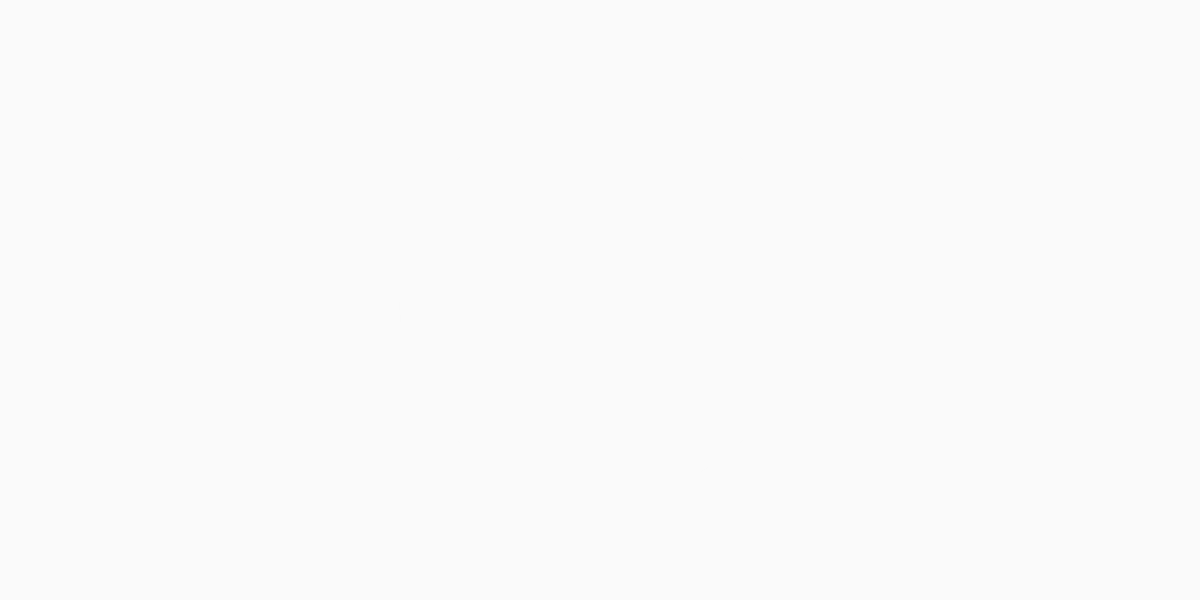
Frame 1 (no input)
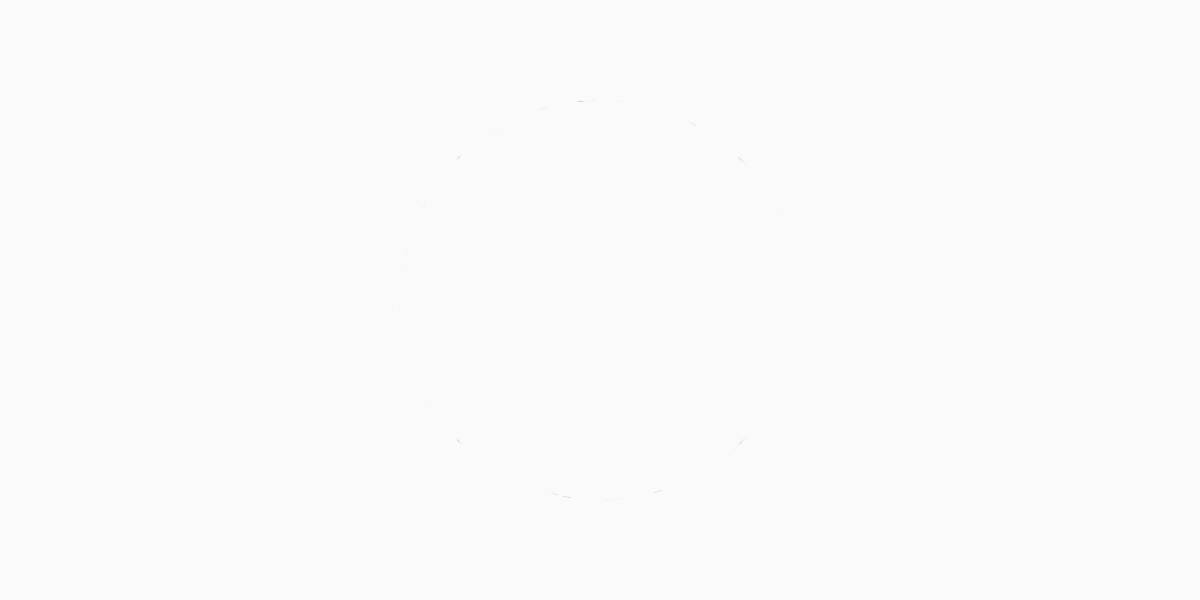
Frame 60 (the mouse pressed at the canvas centre just before this capture)
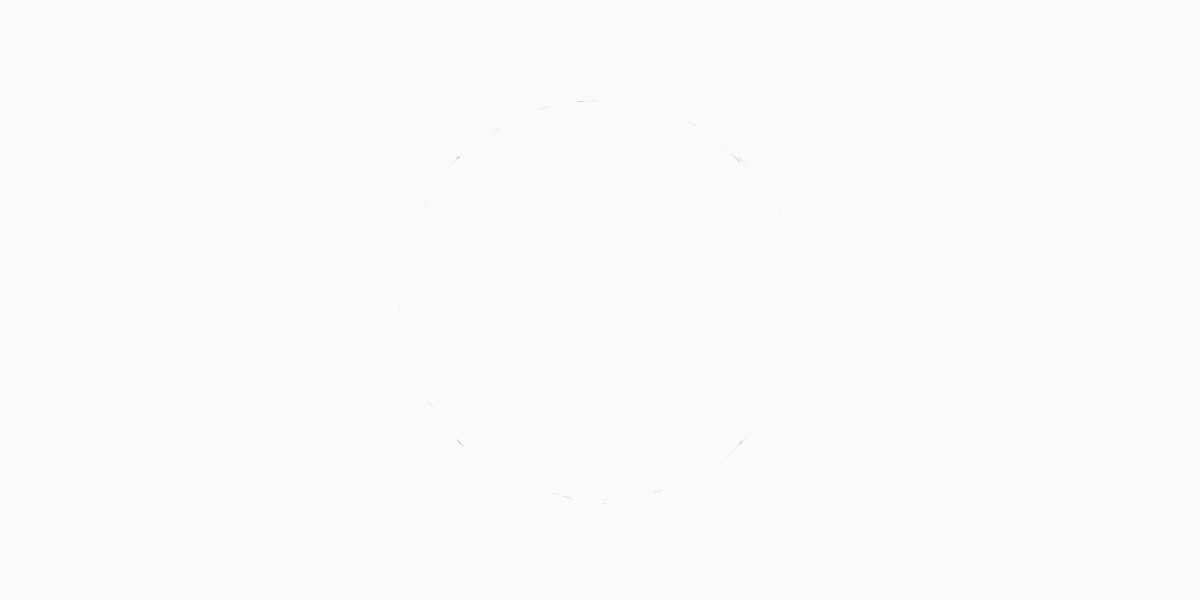
Frame 120 (the mouse held since frame 60 and released just before this capture)

The Processing sketch that drew these frames (run headless with seeded random() and noise(); from frame 60 on, the mouse is pressed at the canvas centre):

// Processing sketch: processing_71710
// ── processing_71710.pde

/**
 *terrain/worm generation
 *
 *
*/
//import processing.pdf.*;

int formPoints = 24; //generates points for the shape
int pointVariation = 2; //generates the distance and variation between points
float shapeSize = 200; //initial shape size
float posX, posY; //center point of the form
float[] x = new float[formPoints];
float[] y = new float[formPoints];

void setup(){
  size(1200, 600);
//  beginRecord(PDF, "something.pdf");
  background(250);
  smooth();
  stroke(0, 3);
 // noStroke();
  frameRate(60);

  // init pos
 if(posX != 80 + shapeSize){
  posX = width/2;
  posY = height/2;
 }
 //init form
  float angle = radians(360/float(formPoints));
  for (int i = 0; i < formPoints; i++){
   x[i] = cos(angle*i) * shapeSize;
   y[i] = sin(angle*i) * shapeSize; 
  }
}

void draw(){
  //draws ouline
  strokeWeight(.005);
 
  //random colour fill, add more values to generate colour, or use no fill
// fill(0, random(2));
  noFill();
 
/* //returns worm to x
  if(posX < width + shapeSize){
    posX += random(-1, +1); //distance between each shape
    posY += random(-1, +1); //random height
  }else{
    posX = 0;
    posY = random(height);
  }
  */
 
  //draws shape
   for (int i = 0; i < formPoints; i++){
    x[i] += random(-pointVariation, pointVariation)*.15;
    y[i] += random(-pointVariation, pointVariation)*.15;
  }
 
  beginShape(); //defines shape
    // start controlpoint
    curveVertex(x[0]+posX, y[0]+posY);

    for (int i=0; i < formPoints; i++){
      curveVertex(x[i] + posX, y[i] + posY);
    }

    // end controlpoint
    curveVertex(x[1] + posX, y[1] + posY);
    endShape(CLOSE);

}

//void keyPressed() {
//  if (key == 'q') {
//    endRecord();
//    exit();
//  }
//}
